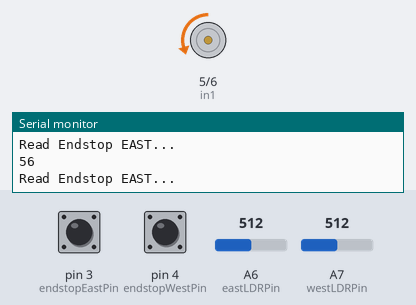
Bench run of a sketch on a simulated Arduino Nano, built with avr-gcc and run on an emulated ATmega328P. On the bench: motor-driver pin pairs drawn as motors (green arrow = first pin HIGH = forward, orange = second pin HIGH = backward, longer = more drive, scaled by the enable pin), the last lines printed to the serial monitor. The test bench sets the inputs (shaded band); at power-on: pin 3 (endstopEastPin) LOW, pin 4 (endstopWestPin) LOW, A6 (eastLDRPin) = 512, A7 (westLDRPin) = 512. No radio packets arrive unless stated.

Above: at 0.9 s.
1.0 s: pin 3 (endstopEastPin) pulled HIGH for 0.15 s
At 1.5 s:
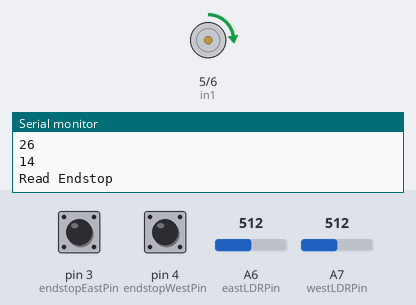
At 2.7 s:
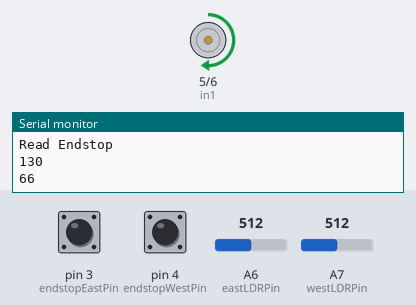
4.0 s: pin 4 (endstopWestPin) pulled HIGH for 0.15 s
Timing chart, 0 to 7.0 s (numbered marks = the images above; inputs shaded):
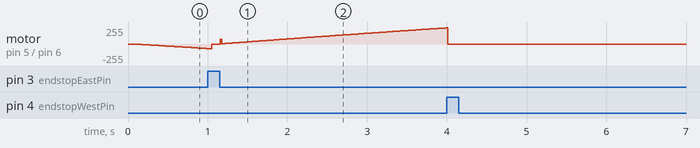

The sketch:

SolarPanelControl.ino
```cpp
/*===============================================================================
  Project : Control Solar Panel using Radio base on Arduino


  by Nguyen Van Nhan

  Library: TMRh20/RF24, https://github.com/tmrh20/RF24/
  ================================================================================*/

//Include library
#include <SPI.h>
#include <nRF24L01.h>
#include <RF24.h>


RF24 radio(7, 8); // CE, CSN
const byte addresses[][6] = {"00001", "00002"};


//Declare PIN & Default value
char eastLDRPin = A6;  //Assign analogue pins
char westLDRPin = A7;
#define enA 9
#define in1 5
#define in2 6
#define endstopEastPin 3
#define endstopWestPin 4
#define MAX_SPEED 255
#define EAST 1
#define WEST -1


//Declare Variable
int eastLDR = 0;
int westLDR = 0;
int angle = 0;
int error = 0;
int calibration = 10;  //Calibration offset to set error to zero when both sensors receive an equal amount of light
int maxTravel = 10000; //total time that panel finish hit endstop
int travelTime = 0;
int endstopWest = 0;
int endstopEast = 0;
int btnLeft = 0;
int btnRight = 0;
//int btnMode=0;
String mode = "A";
String sMode = "";
int panelAngle = 45;
boolean isEndstopEast = false;
boolean isEndstopWest = false;
String isRotate = "";
int currentSpeed = 0;
String currFunc="Read";
//int pwmOutput = 255; //range 0-255 : power manager - to control motor speed
//int motorDir = 1; // 1: rotate West | -1: rotate East

boolean isMotorBegin= true;
boolean isMotorMaxSpeed= false;
boolean isEndStopHit = false;
boolean isHome = false;


void setup() {
  Serial.begin(9600);
  while (!Serial);
  pinMode(enA, OUTPUT);
  pinMode(in1, OUTPUT);
  pinMode(in2, OUTPUT);
  Serial.println("Radio Init...");
  radio.begin();
  Serial.println("Radio Begin");
  radio.openWritingPipe(addresses[0]); // 00002
  radio.openReadingPipe(1, addresses[1]); // 00001
  radio.setPALevel(RF24_PA_MIN);
  Serial.println("Radio Complete");
  calculateMaxTravelTime();
  Serial.println("Finish Init...");
}


void loop() {
  //start Program
  Serial.println("Start Program");
  readRadioCommand();
  writeRadioSensorData();
  checkEndstop();

  if (mode == "M") {
    manualControlPanel();
  } else if (mode == "A") {
    autoControlPanel();
  } else if (mode == "H") {
    autoHome();
  }

}

void rotateMotor(int motorDir, int motorSpeed) {
  //delay(50);

  if (motorDir == WEST && isMotorBegin) {
    //rotate West
    Serial.println("Start Rotate Motor WEST ");
    digitalWrite(in1, HIGH);
    digitalWrite(in2, LOW);
    isMotorBegin = false;
    isRotate = "<";
  } else if (motorDir == EAST && isMotorBegin) {
    //rotate East
    Serial.println("Start Rotate Motor EAST ");
    digitalWrite(in1, LOW);
    digitalWrite(in2, HIGH);
    isRotate = ">";
    isMotorBegin = false;
  }
  if (!isMotorMaxSpeed) {
    analogWrite(enA, currentSpeed); // Send PWM signal to L298N Enable pin
    Serial.println(currentSpeed);
  }

  if (currentSpeed <= motorSpeed-2) {
    currentSpeed += 2;
    //Serial.println(currentSpeed);
    delay(5);
  } else isMotorMaxSpeed = true;

}

void stopMotor() {
  digitalWrite(in1, LOW);
  digitalWrite(in2, LOW);
  analogWrite(enA, 0);
  currentSpeed = 0;
  isRotate = "-";
  isMotorBegin=true;
  isMotorMaxSpeed=false;
}

void manualControlPanel() {
  //readRadioCommand();
  endstopEast = digitalRead(endstopEastPin);
  endstopWest = digitalRead(endstopWestPin);

  if (endstopEast == 1) {
    isEndstopEast = true;
  }

  if (endstopWest == 1) {
    isEndstopWest = true;
  }

  if (btnLeft == 1 && mode == "M" && endstopEast == 0 && endstopWest == 0) {
    //rotateWest();
    rotateMotor(WEST, MAX_SPEED);
    currFunc = "Sent";
  } else stopMotor();
  if (btnRight == 1 && mode == "M" && endstopEast == 0 && endstopWest == 0) {
    //rotateEast();
    rotateMotor(EAST, MAX_SPEED);
    currFunc = "Sent";
  } else stopMotor();

}

void checkEndstop () {
  Serial.println("Read Endstop");
  endstopEast = digitalRead(endstopEastPin);
  endstopWest = digitalRead(endstopWestPin);

  if (endstopEast == 1) {
    isEndstopEast = true;
    isRotate = "B";
    isEndStopHit = true;
  } else {
    isEndstopEast = false;
    isEndStopHit = false;
  }

  if (endstopWest == 1) {
    isEndstopWest = true;
    isRotate = "B";
    isEndStopHit = true;
  } else {
    isEndstopWest = false;
    isEndStopHit = false;
  }
}

void readRadioCommand() {
  delay(5);
  radio.startListening();
  if ( radio.available()) {
    while (radio.available()) {
      radio.read(&btnLeft, sizeof(btnLeft));
      radio.read(&btnRight, sizeof(btnRight));
      radio.read(&mode, sizeof(mode));
    }
  }
  sMode = mode;
}

void writeRadioSensorData() {
  delay(5);
  radio.stopListening();
  eastLDR = calibration + analogRead(eastLDRPin);    //Read the value of each of the east and west sensors
  westLDR = analogRead(westLDRPin);
  endstopEast = digitalRead(endstopEastPin);
  endstopWest = digitalRead(endstopWestPin);
  radio.write(&eastLDR, sizeof(eastLDR));
  radio.write(&westLDR, sizeof(westLDR));
  radio.write(&endstopEast, sizeof(endstopEast));
  radio.write(&endstopWest, sizeof(endstopWest));
  radio.write(&panelAngle, sizeof(panelAngle));
  radio.write(&sMode, sizeof(sMode));
  radio.write(&isRotate, sizeof(isRotate));
  radio.write(&currFunc, sizeof(currFunc));
}

void autoControlPanel() {

  Serial.println("Start Auto Control Funtion");
  eastLDR = calibration + analogRead(eastLDRPin);    //Read the value of each of the east and west sensors
  westLDR = analogRead(westLDRPin);
  //endstopEast = digitalRead(endstopEastPin);
  //endstopWest = digitalRead(endstopWestPin);
  checkEndstop();

  if (eastLDR < 350 && westLDR < 350 && !isEndStopHit) //Check if both sensors detect very little light, night time
  {
    autoHome();
    Serial.println("Return begin Angle");
  }
  error = eastLDR - westLDR;          //Determine the difference between the two sensors.
  if (error > 15)     //If the error is positive and greater than 15 then move the tracker in the east direction
  {
    if (travelTime < maxTravel && endstopWest == 0 && endstopEast == 0 && !isEndstopEast ) //Check that the tracker is not at the end of its limit in the east direction
    {
      //rotateEast();
      rotateMotor(EAST, MAX_SPEED);
      currFunc = "Rotate";
      travelTime--;
    } else stopMotor();
  }
  else if (error < -15) //If the error is negative and less than -15 then move the tracker in the west direction
  {
    if (travelTime < maxTravel && endstopWest == 0 && endstopEast == 0 && !isEndstopWest) //Check that the tracker is not at the end of its limit in the west direction
    {
      //rotateWest();
      rotateMotor(WEST, MAX_SPEED);
      currFunc = "Rotate";
      travelTime++;
    } else stopMotor();
  }
  //delay(100);
}


//Calculate all the time that solar panel need to hit 2 endstop
void calculateMaxTravelTime() {
  Serial.println("Calculate Max Travel Time");
  if (!isHome) {
    autoHome();
  }

  //Rotate Max
  Serial.println("Start calculate travel Time");
  checkEndstop();
  while (!isEndstopWest) //Move the tracker all the way back to face east for sunrise
  {
    //rotateWest();
    rotateMotor(WEST, MAX_SPEED);
    travelTime++;
    Serial.println(travelTime);
    //delay(100);
    //endstopWest = digitalRead(endstopWestPin);
    checkEndstop();
  }
  if (isEndstopWest) {
    maxTravel = travelTime;
    stopMotor();
    Serial.print("Finish Calculate TravelTime :");
    Serial.println(maxTravel);
  }

}

void calculatePanelAngle() {
  if (travelTime == (maxTravel / 2)) {
    panelAngle = 0;
  } else if (travelTime < (maxTravel / 2)) {
    panelAngle = (travelTime * 45) / (maxTravel / 2);

  } else {
    panelAngle = ((travelTime * 45) / (maxTravel)) * -1;
  }
}

void autoHome() {

  Serial.println("Auto Home Function");
  checkEndstop();
  //endstopEast = digitalRead(endstopEastPin);
  //endstopWest = digitalRead(endstopWestPin);

  while (endstopEast == 0) //Move the tracker all the way back to face east for sunrise
  {
    //Serial.println("Start Rotate Motor EAST");
    rotateMotor(EAST, MAX_SPEED);
    travelTime--;
    //delay(100);
    endstopEast = digitalRead(endstopEastPin);
    Serial.println("Read Endstop EAST...");
  }
  if (endstopEast == 1) {
    travelTime = 0;
    panelAngle = 45;
    Serial.println("Endstop Hit");
    stopMotor();
    Serial.println("Finish Home");
    isHome = true;
  }
}
```
